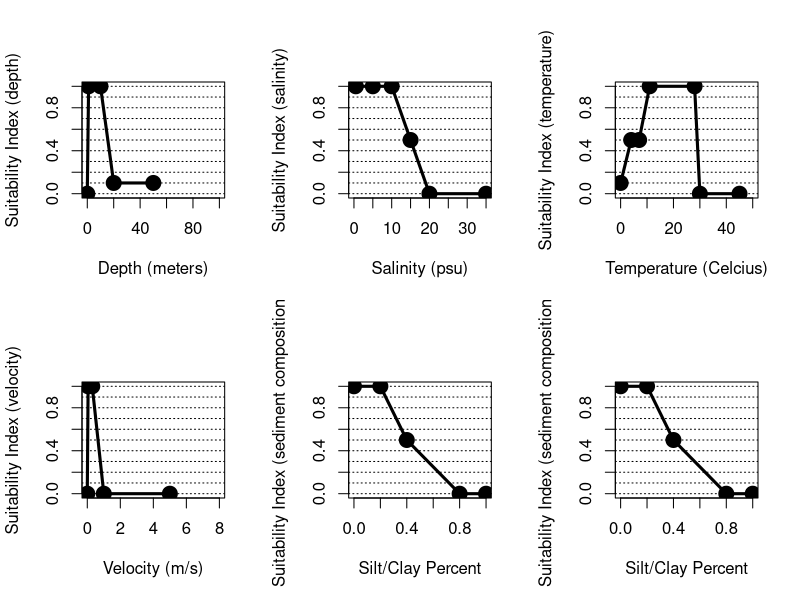
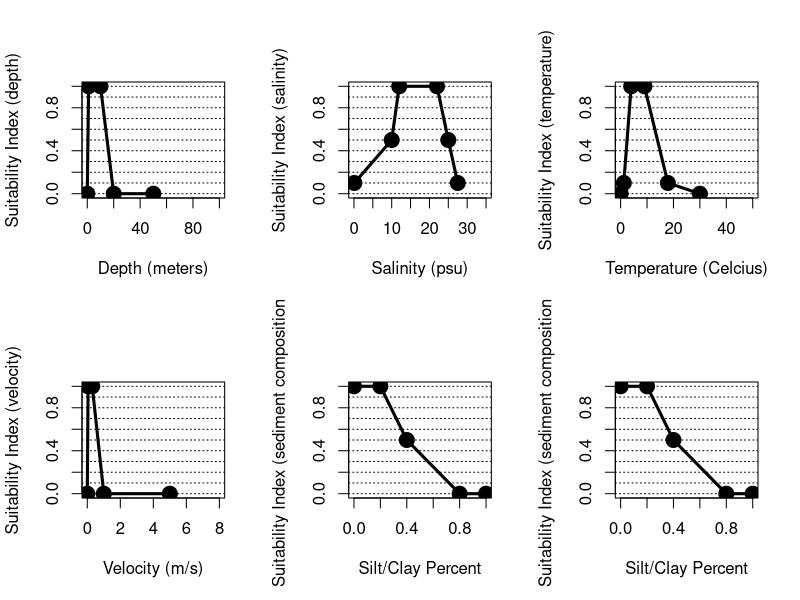

The R source for these figures, in order:
## ---- chunk 1
#Create data frame with freshwater tidal submodel
americanshad.spawning <- data.frame(matrix(NA,nrow=7,ncol=12))
colnames(americanshad.spawning) <- c("depth","depth.SIV","salinity", "salinity.SIV", "temp.C", "temp.C.SIV","velocity","velocity.SIV","silt.clay.per","silt.clay.SIV","tubidity","turbidity.SIV")

americanshad.spawning$depth <- c(0,1,10,20,50,NA,NA)
americanshad.spawning$depth.SIV <- c(0,1,1,0.1,0.1,NA,NA)
americanshad.spawning$salinity <- c(0.5,5,10,15,20,35,NA)
americanshad.spawning$salinity.SIV <- c(1,1,1,0.5,0,0,NA)
americanshad.spawning$temp.C <- c(0,4,7,11,28,30,45)
americanshad.spawning$temp.C.SIV <- c(0.1,0.5,0.5,1,1,0,0)
americanshad.spawning$velocity <- c(0,0.05,0.3,1,5,NA,NA)
americanshad.spawning$velocity.SIV <- c(0,1,1,0,0,NA,NA)
americanshad.spawning$silt.clay.per <- c(0,0.2,0.4,0.8,1,NA,NA)
americanshad.spawning$silt.clay.SIV <- c(1,1,0.5,0,0,NA,NA)
americanshad.spawning$tubidity <- c(0,0.2,0.4,0.8,1,NA,NA)
americanshad.spawning$turbidity.SIV <- c(1,1,0.5,0,0,NA,NA)

##########
#Create summary figure for fresh.tid submodel
par(mfrow=c(2,3), cex=1.0)

  #Depth
  plot(americanshad.spawning$depth, americanshad.spawning$depth.SIV, xlim=c(0,100), ylim=c(0,1), type="l", xlab="Depth (meters)", ylab="Suitability Index (depth)")
  abline(h=seq(0,1,0.1), lty=3)
  points(americanshad.spawning$depth, americanshad.spawning$depth.SIV, pch=19, cex=2)
  lines(americanshad.spawning$depth, americanshad.spawning$depth.SIV, lwd=3)
  
  #salinity.
  plot(americanshad.spawning$salinity, americanshad.spawning$salinity.SIV, xlim=c(0,35), ylim=c(0,1), type="l",
       xlab="Salinity (psu)", ylab="Suitability Index (salinity)")
  abline(h=seq(0,1,0.1), lty=3)
  points(americanshad.spawning$salinity, americanshad.spawning$salinity.SIV, pch=19, cex=2)
  lines(americanshad.spawning$salinity, americanshad.spawning$salinity.SIV, lwd=3)
  
  #temperature
  plot(americanshad.spawning$temp.C, americanshad.spawning$temp.C.SIV, xlim=c(0,50), ylim=c(0,1), type="l",
       xlab="Temperature (Celcius)", ylab="Suitability Index (temperature)")
  abline(h=seq(0,1,0.1), lty=3)
  points(americanshad.spawning$temp.C, americanshad.spawning$temp.C.SIV, pch=19, cex=2)
  lines(americanshad.spawning$temp.C, americanshad.spawning$temp.C.SIV, lwd=3)
  
  #velocity
  plot(americanshad.spawning$velocity, americanshad.spawning$velocity.SIV, xlim=c(0,8), ylim=c(0,1), type="l",
       xlab="Velocity (m/s)", ylab="Suitability Index (velocity)")
  abline(h=seq(0,1,0.1), lty=3)
  points(americanshad.spawning$velocity, americanshad.spawning$velocity.SIV, pch=19, cex=2)
  lines(americanshad.spawning$velocity, americanshad.spawning$velocity.SIV, lwd=3)
  
  #silt/clay percentage
  plot(americanshad.spawning$silt.clay.per, americanshad.spawning$silt.clay.SIV, xlim=c(0,1), ylim=c(0,1), type="l",
       xlab="Silt/Clay Percent", ylab="Suitability Index (sediment composition)")
  abline(h=seq(0,1,0.1), lty=3)
  points(americanshad.spawning$silt.clay.per, americanshad.spawning$silt.clay.SIV, pch=19, cex=2)
  lines(americanshad.spawning$silt.clay.per, americanshad.spawning$silt.clay.SIV, lwd=3)
  
   #turbidity
  plot(americanshad.spawning$silt.clay.per, americanshad.spawning$silt.clay.SIV, xlim=c(0,1), ylim=c(0,1), type="l",
       xlab="Silt/Clay Percent", ylab="Suitability Index (sediment composition)")
  abline(h=seq(0,1,0.1), lty=3)
  points(americanshad.spawning$silt.clay.per, americanshad.spawning$silt.clay.SIV, pch=19, cex=2)
  lines(americanshad.spawning$silt.clay.per, americanshad.spawning$silt.clay.SIV, lwd=3)
## ---- chunk 2
#Create data frame with freshwater tidal submodel
americanshad.juv <- data.frame(matrix(NA,nrow=6,ncol=12))
colnames(americanshad.juv) <- c("depth","depth.SIV","salinity", "salinity.SIV", "temp.C", "temp.C.SIV","velocity","velocity.SIV","silt.clay.per","silt.clay.SIV","tubidity","turbidity.SIV")

americanshad.juv$depth <- c(0,1,10,20,50,NA)
americanshad.juv$depth.SIV <- c(0,1,1,0,0,NA)
americanshad.juv$salinity <- c(0.1,10,12,22,25,27.5)
americanshad.juv$salinity.SIV <- c(0.1,0.5,1,1,0.5,0.1)
americanshad.juv$temp.C <- c(0,1.2,4,9,17.9,30)
americanshad.juv$temp.C.SIV <- c(0,0.1,1,1,0.1,0)
americanshad.juv$velocity <- c(0,0.05,0.3,1,5,NA)
americanshad.juv$velocity.SIV <- c(0,1,1,0,0,NA)
americanshad.juv$silt.clay.per <- c(0,0.2,0.4,0.8,1,NA)
americanshad.juv$silt.clay.SIV <- c(1,1,0.5,0,0,NA)
americanshad.juv$tubidity <- c(0,0.2,0.4,0.8,1,NA)
americanshad.juv$turbidity.SIV <- c(1,1,0.5,0,0,NA)

##########
#Create summary figure for fresh.tid submodel
par(mfrow=c(2,3), cex=1.0)

  #Depth
  plot(americanshad.juv$depth, americanshad.juv$depth.SIV, xlim=c(0,100), ylim=c(0,1), type="l", xlab="Depth (meters)", ylab="Suitability Index (depth)")
  abline(h=seq(0,1,0.1), lty=3)
  points(americanshad.juv$depth, americanshad.juv$depth.SIV, pch=19, cex=2)
  lines(americanshad.juv$depth, americanshad.juv$depth.SIV, lwd=3)
  
  #salinity.
  plot(americanshad.juv$salinity, americanshad.juv$salinity.SIV, xlim=c(0,35), ylim=c(0,1), type="l",
       xlab="Salinity (psu)", ylab="Suitability Index (salinity)")
  abline(h=seq(0,1,0.1), lty=3)
  points(americanshad.juv$salinity, americanshad.juv$salinity.SIV, pch=19, cex=2)
  lines(americanshad.juv$salinity, americanshad.juv$salinity.SIV, lwd=3)
  
  #temperature
  plot(americanshad.juv$temp.C, americanshad.juv$temp.C.SIV, xlim=c(0,50), ylim=c(0,1), type="l",
       xlab="Temperature (Celcius)", ylab="Suitability Index (temperature)")
  abline(h=seq(0,1,0.1), lty=3)
  points(americanshad.juv$temp.C, americanshad.juv$temp.C.SIV, pch=19, cex=2)
  lines(americanshad.juv$temp.C, americanshad.juv$temp.C.SIV, lwd=3)
  
  #velocity
  plot(americanshad.juv$velocity, americanshad.juv$velocity.SIV, xlim=c(0,8), ylim=c(0,1), type="l",
       xlab="Velocity (m/s)", ylab="Suitability Index (velocity)")
  abline(h=seq(0,1,0.1), lty=3)
  points(americanshad.juv$velocity, americanshad.juv$velocity.SIV, pch=19, cex=2)
  lines(americanshad.juv$velocity, americanshad.juv$velocity.SIV, lwd=3)
  
  #silt/clay percentage
  plot(americanshad.juv$silt.clay.per, americanshad.juv$silt.clay.SIV, xlim=c(0,1), ylim=c(0,1), type="l",
       xlab="Silt/Clay Percent", ylab="Suitability Index (sediment composition)")
  abline(h=seq(0,1,0.1), lty=3)
  points(americanshad.juv$silt.clay.per, americanshad.juv$silt.clay.SIV, pch=19, cex=2)
  lines(americanshad.juv$silt.clay.per, americanshad.juv$silt.clay.SIV, lwd=3)
  
   #turbidity
  plot(americanshad.juv$silt.clay.per, americanshad.juv$silt.clay.SIV, xlim=c(0,1), ylim=c(0,1), type="l",
       xlab="Silt/Clay Percent", ylab="Suitability Index (sediment composition)")
  abline(h=seq(0,1,0.1), lty=3)
  points(americanshad.juv$silt.clay.per, americanshad.juv$silt.clay.SIV, pch=19, cex=2)
  lines(americanshad.juv$silt.clay.per, americanshad.juv$silt.clay.SIV, lwd=3)
